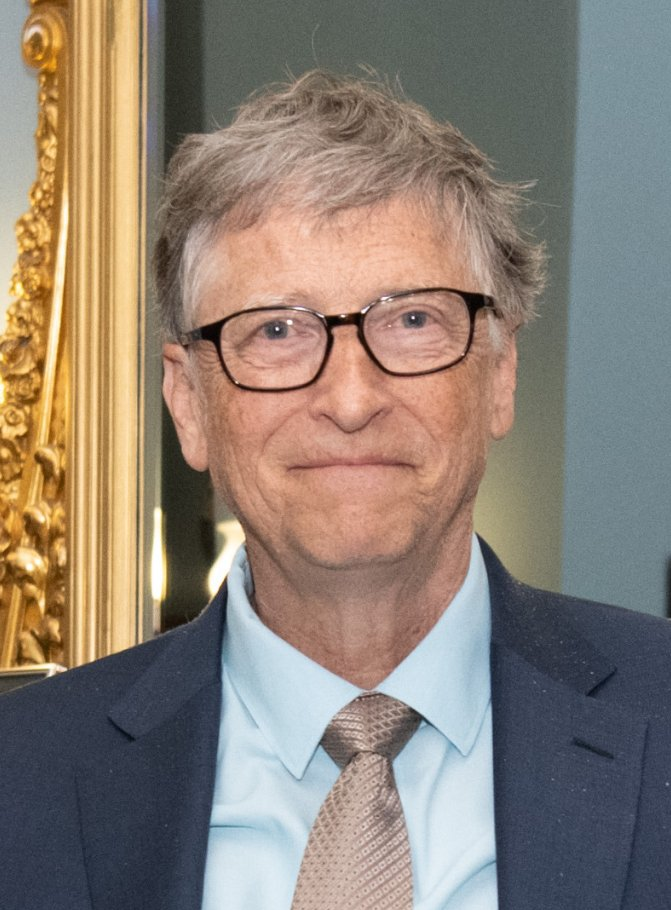
#> input picture Images/Bill-Gates.jpg, 671 x 910 px
$ python -i snake.py   (imports and definitions only)   (older library calls are emulated)
#> lines starting #> are read from the running program, lines starting #| are printed output that depends on the picture
import itertools
import cv2
import numpy as np
import sys
from PyQt5.QtWidgets import (
    QApplication, QWidget, QVBoxLayout, QHBoxLayout,
    QPushButton, QLabel, QSlider, QFileDialog, QGroupBox
)
from PyQt5.QtCore import Qt, QPoint
from PyQt5.QtGui import QImage, QPixmap
from PIL import Image
from typing import Tuple, List, Union


# [125 lines left out: functions iterate_contour, create_search_window, shape_energy, boundary_energy, not called in this run]

def detect_edges(image: np.ndarray, get_magnitude: bool = True,
                get_direction: bool = False) -> Union[np.ndarray, Tuple[np.ndarray, np.ndarray]]:
    """Detects edges using Sobel operators.

    Args:
        image: Input grayscale image
        get_magnitude: Return edge magnitude
        get_direction: Return edge direction

    Returns:
        Edge magnitude and/or direction
    """
#> called with get_magnitude = True, get_direction = False
    # Previous sobel_edge function
    gray = cv2.cvtColor(image, cv2.COLOR_RGB2GRAY) if len(image.shape) > 2 else image
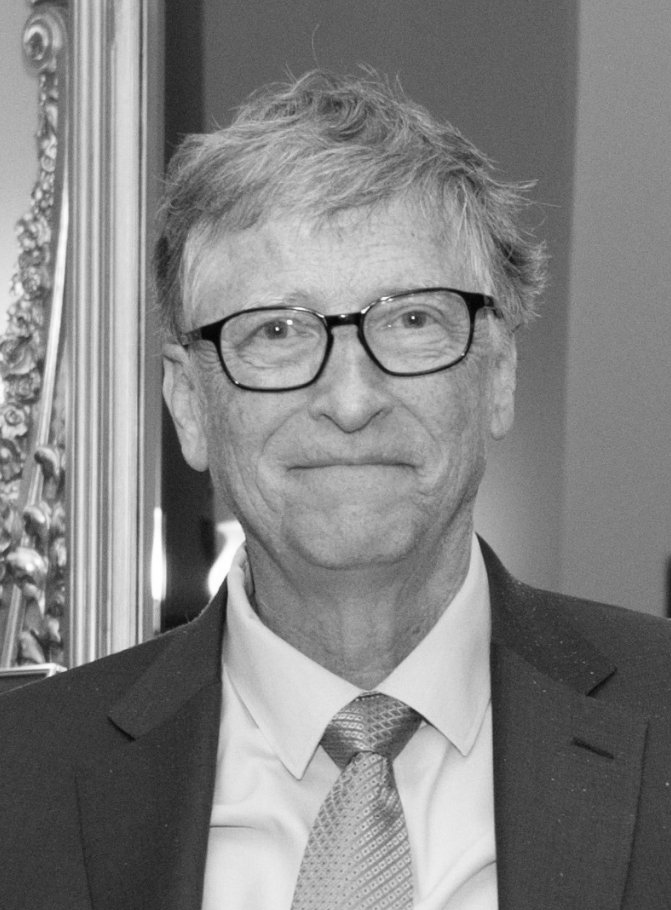
#> gray: shape (910, 671); min 1, max 255, mean 130.5

    dx = cv2.Sobel(gray, cv2.CV_64F, 1, 0, ksize=3)
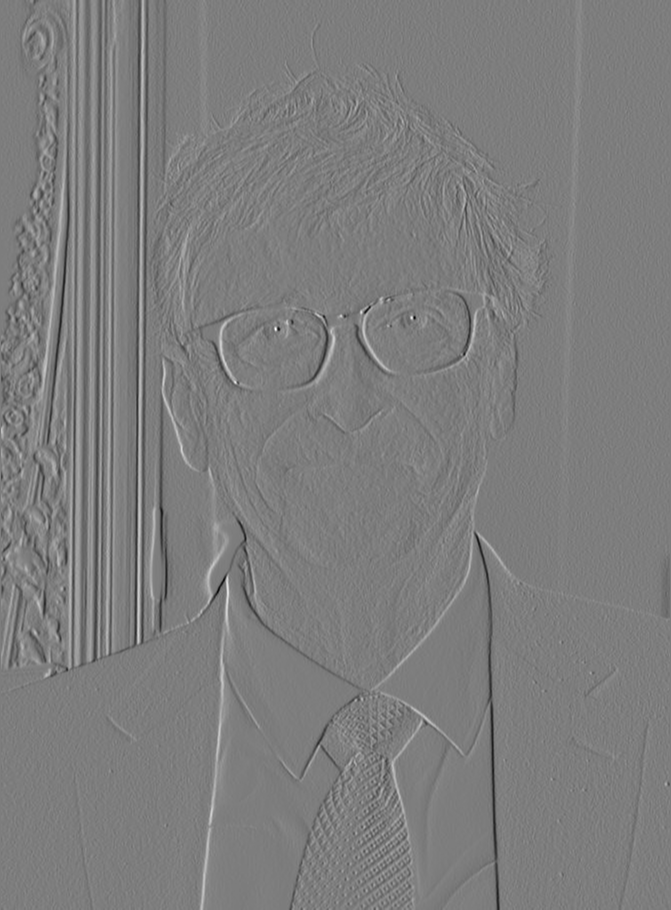
#> dx: shape (910, 671) float64; min -657, max 676, mean -0.4; drawn with min black and max white
    dy = cv2.Sobel(gray, cv2.CV_64F, 0, 1, ksize=3)
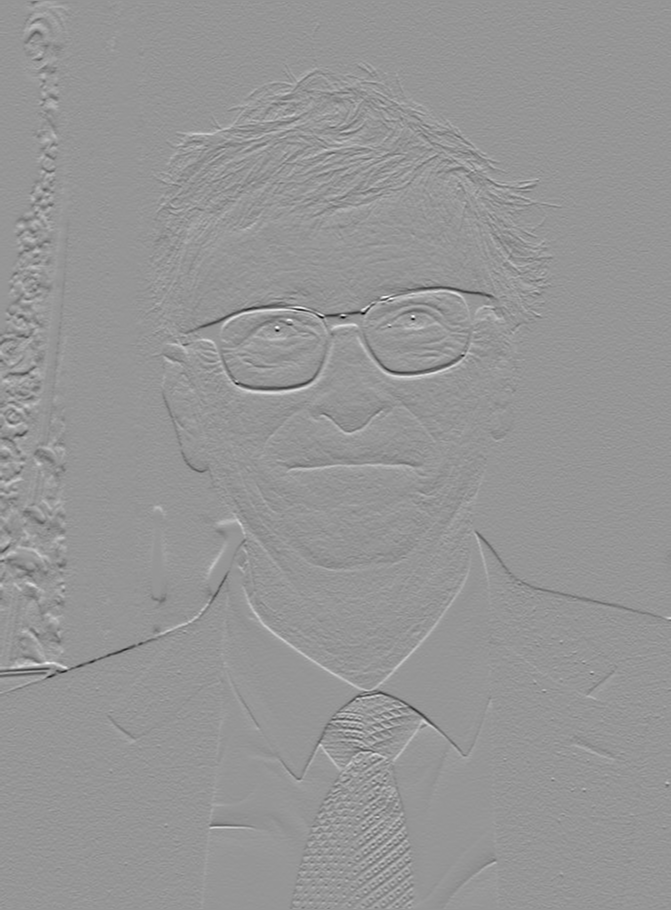
#> dy: shape (910, 671) float64; min -765, max 536, mean 0.1; drawn with min black and max white

    magnitude = np.sqrt(dx**2 + dy**2) if get_magnitude else None
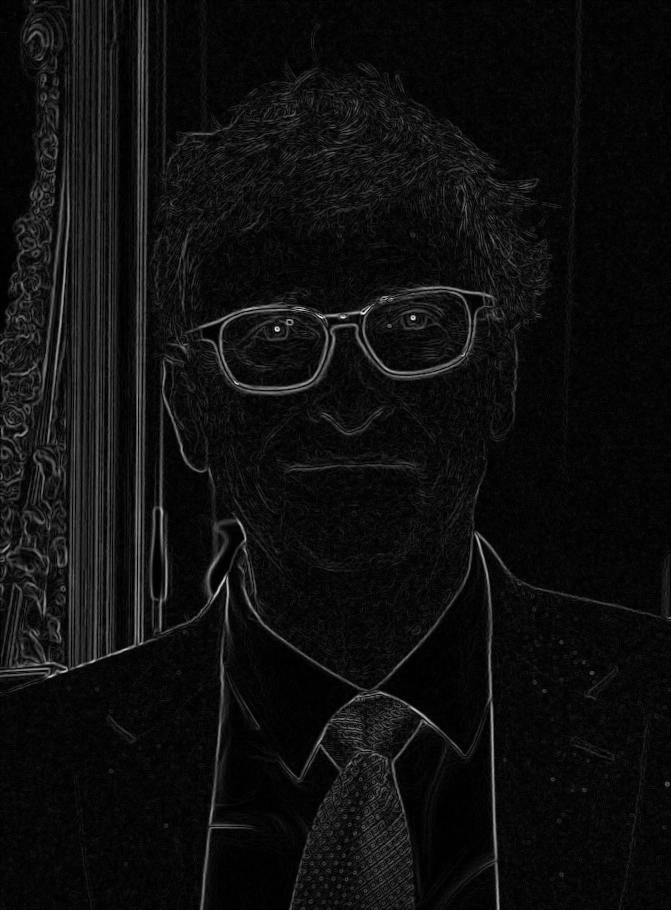
#> magnitude: shape (910, 671) float64; min 0, max 771.9, mean 45.4; drawn with min black and max white
    direction = np.arctan2(dy, dx) if get_direction else None

    if get_magnitude and get_direction:
        return magnitude, direction
    return magnitude if get_magnitude else direction

# [52 lines left out: functions apply_gaussian, get_direction, contour_to_chain_code, not called in this run]

class SnakeGUI(QWidget):
    # [280 lines left out: functions __init__, init_ui, load_image, init_circle, run_snake, display_image and 1 more, not called in this run]

    def mouseReleaseEvent(self, event):
        self.dragging = False

    # [31 lines left out: functions mouseMoveEvent, update_contour_position, not called in this run]

# [5 lines not run here, left out]

>>> import cv2
>>> picture = cv2.cvtColor(cv2.imread('Images/Bill-Gates.jpg'), cv2.COLOR_BGR2RGB)
>>> result = detect_edges(picture)
